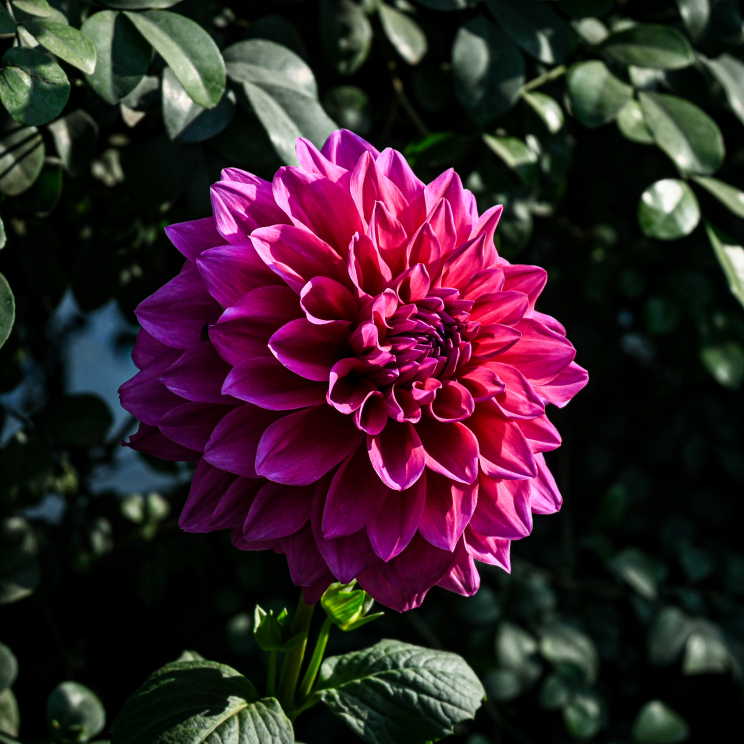
#> input picture DSC 17/image.jpeg, 2974 x 2974 px, found by its file name (shown at 1/4 size)
$ jupyter execute img_cryption.ipynb
#> lines starting #> are read from the running program, lines starting #| are printed output that depends on the picture; after the words box and inside, x2 and y2 are one past the last pixel; in counts of white or black regions, pixels touching at a corner belong together; long printed decimals are rounded
[cell 1]
import cv2
import numpy as np
import os

# -----------------------------
# Logistic Map Generator
# -----------------------------
def logistic_map(x0, r, size):

    sequence = np.zeros(size)
    sequence[0] = x0

    for i in range(1, size):
        sequence[i] = r * sequence[i-1] * (1 - sequence[i-1])

    return sequence


# -----------------------------
# Image Encryption Function
# -----------------------------
def encrypt_image(image, x0=0.54321, r=3.99):

    rows, cols = image.shape
    total_pixels = rows * cols

    chaotic_seq = logistic_map(x0, r, total_pixels + 100)[100:]

    flat_img = image.flatten()

    # Permutation
    perm_indices = np.argsort(chaotic_seq)
    permuted = flat_img[perm_indices]

    # Key stream
    key_stream = np.uint8(np.mod(np.floor(chaotic_seq * 1e14), 256))

    cipher = np.zeros_like(permuted)

    # Forward diffusion
    cipher[0] = permuted[0] ^ key_stream[0]

    for i in range(1, total_pixels):
        cipher[i] = permuted[i] ^ key_stream[i] ^ cipher[i-1]

    encrypted_image = cipher.reshape(rows, cols)

    return encrypted_image


# -----------------------------
# NPCR and UACI Calculation
# -----------------------------
def calculate_npcr_uaci(img1, img2):

    rows, cols = img1.shape
    total_pixels = rows * cols

    diff = np.where(img1 != img2, 1, 0)

    npcr = np.sum(diff) / total_pixels * 100

    abs_diff = np.abs(img1.astype(float) - img2.astype(float))

    uaci = np.sum(abs_diff) / (255 * total_pixels) * 100

    return npcr, uaci


# -----------------------------
# Main Program
# -----------------------------
if __name__ == "__main__":

    # Load image
    image_path = r"C:\Users\me\test-practice-others\image.jpeg"

    if not os.path.exists(image_path):
        print(f"Error: Image file not found at {image_path}")
    else:
        image = cv2.imread(image_path)
#> image is the input picture: shape (2974, 2974, 3); mean B, G, R 42, 33.9, 56

        if image is None:
            print(f"Error: Could not read image from {image_path}")
        else:
            # Resize for standard testing
            image = cv2.resize(image, (256,256))
#> image: shape (256, 256, 3)

            # Convert to grayscale
            gray = cv2.cvtColor(image, cv2.COLOR_BGR2GRAY)

            # Encrypt original image
            cipher1 = encrypt_image(gray)
#> in encrypt_image, `encrypted_image = cipher.reshape(rows, cols)`:
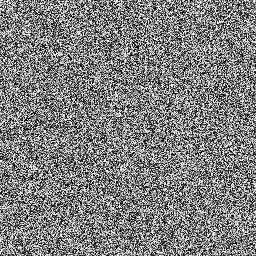
#> encrypted_image: shape (256, 256); min 0, max 255, mean 127.4

            # Modify one pixel
            modified = gray.copy()
            modified[0,0] = np.uint8((int(modified[0,0]) + 1) % 256)
#> modified: shape (256, 256); min 0, max 254, mean 41.4

            # Encrypt modified image
            cipher2 = encrypt_image(modified)

            # Calculate NPCR and UACI
            npcr, uaci = calculate_npcr_uaci(cipher1, cipher2)
#> in calculate_npcr_uaci, `diff = np.where(img1 != img2, 1, 0)`:
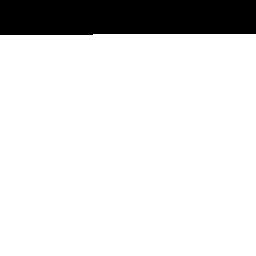
#> diff: shape (256, 256) int64; values 0 (black) and 1 (white), 86.6% white; 1 black region, box (x1, y1, x2, y2) and area: (0, 0, 256, 35) 8797
#> in calculate_npcr_uaci, `npcr = np.sum(diff) / total_pixels * 100`: npcr = 86.58
#> in calculate_npcr_uaci, `uaci = np.sum(abs_diff) / (255 * total_pixels) * 100`: uaci = 0.34
#> npcr = 86.58; uaci = 0.34

            print("Encryption Results")
            print("-------------------")
            print(f"NPCR: {npcr:.2f}%")
#| NPCR: 86.58%
            print(f"UACI: {uaci:.2f}%")
#| UACI: 0.34%

            # Save images
            cv2.imwrite("original.png", gray)
            cv2.imwrite("encrypted1.png", cipher1)
            cv2.imwrite("encrypted2.png", cipher2)

            print("Images saved successfully.")

[cell 2]
import cv2
import numpy as np
import os

# -----------------------------
# Logistic Map Generator
# -----------------------------
def logistic_map(x0, r, size):

    seq = np.zeros(size)
    seq[0] = x0

    for i in range(1, size):
        seq[i] = r * seq[i-1] * (1 - seq[i-1])

    return seq


# -----------------------------
# Encryption Function
# -----------------------------
def encrypt_image(img, x0=0.5678, r=3.99):

    rows, cols = img.shape
    total = rows * cols

    chaotic_seq = logistic_map(x0, r, total + 100)[100:]

    flat = img.flatten()

    # Permutation
    perm_index = np.argsort(chaotic_seq)
    scrambled = flat[perm_index]

    # Key stream
    key = np.uint8(np.mod(np.floor(chaotic_seq * 1e14), 256))

    # -----------------------------
    # PASS 1 : Forward diffusion
    # -----------------------------
    c1 = np.zeros_like(scrambled)

    iv1 = key[-1]

    c1[0] = scrambled[0] ^ key[0] ^ iv1

    for i in range(1, total):
        c1[i] = scrambled[i] ^ key[i] ^ c1[i-1]

    # -----------------------------
    # PASS 2 : Backward diffusion
    # -----------------------------
    c2 = np.zeros_like(c1)

    iv2 = key[0]

    c2[-1] = c1[-1] ^ key[-1] ^ iv2

    for i in range(total-2, -1, -1):
        c2[i] = c1[i] ^ key[i] ^ c2[i+1]

    return c2.reshape(rows, cols)


# -----------------------------
# NPCR + UACI
# -----------------------------
def calculate_npcr_uaci(c1, c2):

    rows, cols = c1.shape
    total = rows * cols

    diff = np.where(c1 != c2, 1, 0)
    npcr = np.sum(diff) / total * 100

    abs_diff = np.abs(c1.astype(float) - c2.astype(float))
    uaci = np.sum(abs_diff) / (255 * total) * 100

    return npcr, uaci


# -----------------------------
# MAIN PROGRAM
# -----------------------------
if __name__ == "__main__":

    image_path = r"C:\Users\me\test-practice-others\image.jpeg"

    if not os.path.exists(image_path):
        print(f"Error: Image file not found at {image_path}")
    else:
        img = cv2.imread(image_path)

        if img is None:
            print(f"Error: Could not read image from {image_path}")
        else:
            img = cv2.resize(img, (256,256))

            gray = cv2.cvtColor(img, cv2.COLOR_BGR2GRAY)

            # encrypt original
            cipher1 = encrypt_image(gray)

            # modify one pixel
            modified = gray.copy()
            modified[0,0] = np.uint8((int(modified[0,0]) + 1) % 256)

            # encrypt modified
            cipher2 = encrypt_image(modified)
#> call 2 of encrypt_image, with x0 = 0.568, r = 3.99

            # calculate metrics
            npcr, uaci = calculate_npcr_uaci(cipher1, cipher2)
#> in calculate_npcr_uaci, `diff = np.where(c1 != c2, 1, 0)`:
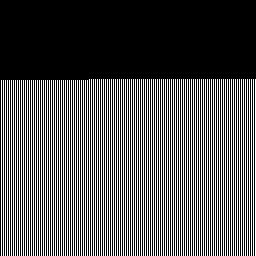
#> diff: shape (256, 256) int64; values 0 (black) and 1 (white), 34.5% white in thin lines or dots, all inside (x1, y1, x2, y2) = (1, 79, 256, 256)
#> in calculate_npcr_uaci, `npcr = np.sum(diff) / total * 100`: npcr = 34.5
#> in calculate_npcr_uaci, `uaci = np.sum(abs_diff) / (255 * total) * 100`: uaci = 0.135
#> npcr = 34.5; uaci = 0.135

            print("Results")
            print("NPCR =", npcr, "%")
#| NPCR = 34.503 %
            print("UACI =", uaci, "%")
#| UACI = 0.1353 %

            cv2.imwrite("original.png", gray)
            cv2.imwrite("encrypted1.png", cipher1)
            cv2.imwrite("encrypted2.png", cipher2)

[cell 3]
import cv2
import numpy as np
import os

# AES-like S-box for better substitution
SBOX = np.array([
    0x63, 0x7c, 0x77, 0x7b, 0xf2, 0x6b, 0x6f, 0xc5, 0x30, 0x01, 0x67, 0x2b, 0xfe, 0xd7, 0xab, 0x76,
    0xca, 0x82, 0xc9, 0x7d, 0xfa, 0x59, 0x47, 0xf0, 0xad, 0xd4, 0xa2, 0xaf, 0x9c, 0xa4, 0x72, 0xc0,
    0xb7, 0xfd, 0x93, 0x26, 0x36, 0x3f, 0xf7, 0xcc, 0x34, 0xa5, 0xe5, 0xf1, 0x71, 0xd8, 0x31, 0x15,
    0x04, 0xc7, 0x23, 0xc3, 0x18, 0x96, 0x05, 0x9a, 0x07, 0x12, 0x80, 0xe2, 0xeb, 0x27, 0xb2, 0x75,
    0x09, 0x83, 0x2c, 0x1a, 0x1b, 0x6e, 0x5a, 0xa0, 0x52, 0x3b, 0xd6, 0xb3, 0x29, 0xe3, 0x2f, 0x84,
    0x53, 0xd1, 0x00, 0xed, 0x20, 0xfc, 0xb1, 0x5b, 0x6a, 0xcb, 0xbe, 0x39, 0x4a, 0x4c, 0x58, 0xcf,
    0xd0, 0xef, 0xaa, 0xfb, 0x43, 0x4d, 0x33, 0x85, 0x45, 0xf9, 0x02, 0x7f, 0x50, 0x3c, 0x9f, 0xa8,
    0x51, 0xa3, 0x40, 0x8f, 0x92, 0x9d, 0x38, 0xf5, 0xbc, 0xb6, 0xda, 0x21, 0x10, 0xff, 0xf3, 0xd2,
    0xcd, 0x0c, 0x13, 0xec, 0x5f, 0x97, 0x44, 0x17, 0xc4, 0xa7, 0x7e, 0x3d, 0x64, 0x5d, 0x19, 0x73,
    0x60, 0x81, 0x4f, 0xdc, 0x22, 0x2a, 0x90, 0x88, 0x46, 0xee, 0xb8, 0x14, 0xde, 0x5e, 0x0b, 0xdb,
    0xe0, 0x32, 0x3a, 0x0a, 0x49, 0x06, 0x24, 0x5e, 0xc2, 0xd3, 0xac, 0x62, 0x91, 0x95, 0xe4, 0x79,
    0xe7, 0xc8, 0x37, 0x6d, 0x8d, 0xd5, 0x4e, 0xa9, 0x6c, 0x56, 0xf4, 0xea, 0x65, 0x7a, 0xae, 0x08,
    0xba, 0x78, 0x25, 0x2e, 0x1c, 0xa6, 0xb4, 0xc6, 0xe8, 0xd7, 0x4b, 0x55, 0xcf, 0x34, 0xc5, 0x84,
    0xcb, 0xc6, 0x2f, 0x40, 0x58, 0xcf, 0xd0, 0xef, 0xaa, 0xfb, 0x43, 0x4d, 0x33, 0x85, 0x45, 0xf9,
    0x02, 0x7f, 0x50, 0x3c, 0x9f, 0xa8, 0x51, 0xa3, 0x40, 0x8f, 0x92, 0x9d, 0x38, 0xf5, 0xbc, 0xb6,
    0xda, 0x21, 0x10, 0xff, 0xf3, 0xd2, 0xcd, 0x0c, 0x13, 0xec, 0x5f, 0x97, 0x44, 0x17, 0xc4, 0xa7
], dtype=np.uint8)

# Enhanced Logistic Map
def logistic_map(x0, r, size):
    seq = np.zeros(size)
    x = x0
    for i in range(size):
        x = r * x * (1 - x)
        seq[i] = x
    return seq

# Tent Map
def tent_map(x0, size):
    seq = np.zeros(size)
    x = x0
    for i in range(size):
        if x < 0.5:
            x = 2 * x
        else:
            x = 2 * (1 - x)
        seq[i] = x
    return seq

# Advanced Multi-Round Encryption
def encrypt_image(img, x0=0.123456, r=3.9999, rounds=4):
    rows, cols = img.shape
    total = rows * cols

    # Generate chaotic sequences
    chaotic1 = logistic_map(x0, r, total + 100)[100:]
    chaotic2 = tent_map(0.456789, total + 100)[100:]

    encrypted = img.flatten().astype(np.uint16)

    for round_num in range(rounds):
        # --- PERMUTATION PHASE ---
        perm_key = (chaotic1 * 1e10 + chaotic2 * 1e8) % (total)
        perm_indices = np.argsort(perm_key)
        encrypted = encrypted[perm_indices]

        # --- SUBSTITUTION PHASE ---
        encrypted_byte = np.uint8(encrypted % 256)
        encrypted_byte = SBOX[encrypted_byte]
        encrypted = encrypted_byte.astype(np.uint16)

        # --- DIFFUSION PHASE 1 (Forward) ---
        key1 = np.uint8(np.mod(np.floor(chaotic1 * 1e14), 256))
        key2 = np.uint8(np.mod(np.floor(chaotic2 * 1e14), 256))

        encrypted[0] = (encrypted[0] ^ key1[0] ^ key2[0]) % 256
        for i in range(1, total):
            encrypted[i] = (encrypted[i] ^ key1[i] ^ key2[i] ^ encrypted[i-1]) % 256

        # --- DIFFUSION PHASE 2 (Backward) ---
        encrypted[-1] = (encrypted[-1] ^ key1[-1]) % 256
        for i in range(total - 2, -1, -1):
            encrypted[i] = (encrypted[i] ^ key2[i] ^ encrypted[i+1]) % 256

        # --- 2D SHUFFLING (Rows and Columns) ---
        encrypted_2d = encrypted.reshape(rows, cols)

        # Row shift
        for i in range(rows):
            shift = (int(chaotic1[i] * 100)) % cols
            encrypted_2d[i] = np.roll(encrypted_2d[i], shift)

        # Column shift
        for j in range(cols):
            shift = (int(chaotic2[j] * 100)) % rows
            encrypted_2d[:, j] = np.roll(encrypted_2d[:, j], shift)

        encrypted = encrypted_2d.flatten().astype(np.uint16)

    return np.uint8(encrypted % 256).reshape(rows, cols)

# NPCR + UACI Calculation
def calculate_npcr_uaci(c1, c2):
    rows, cols = c1.shape
    total = rows * cols

    diff = np.where(c1 != c2, 1, 0)
    npcr = np.sum(diff) / total * 100

    abs_diff = np.abs(c1.astype(float) - c2.astype(float))
    uaci = np.sum(abs_diff) / (255 * total) * 100

    return npcr, uaci

# MAIN PROGRAM
if __name__ == "__main__":

    image_path = r"C:\Users\me\test-practice-others\image.jpeg"

    if not os.path.exists(image_path):
        print(f"Error: Image file not found at {image_path}")
    else:
        img = cv2.imread(image_path)

        if img is None:
            print(f"Error: Could not read image from {image_path}")
        else:
            img = cv2.resize(img, (256, 256))
            gray = cv2.cvtColor(img, cv2.COLOR_BGR2GRAY)

            # Encrypt original
            cipher1 = encrypt_image(gray, x0=0.123456, r=3.9999, rounds=4)
#> after the loop in encrypt_image, `for round_num in range(rounds):`:
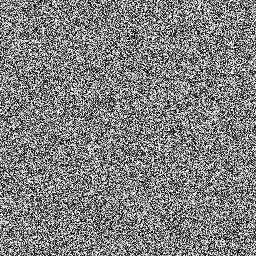
#> encrypted_2d: shape (256, 256) uint16; min 0, max 255, mean 127.8

            # Modify one pixel
            modified = gray.copy()
            modified[0, 0] = np.uint8((int(modified[0, 0]) + 1) % 256)

            # Encrypt modified
            cipher2 = encrypt_image(modified, x0=0.123456, r=3.9999, rounds=4)
#> call 2 of encrypt_image, with x0 = 0.123, r = 4, rounds = 4
#> after the loop in encrypt_image (call 2), `for round_num in range(rounds):`:
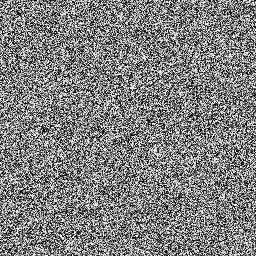
#> encrypted_2d: shape (256, 256) uint16; min 0, max 255, mean 128.2

            # Calculate metrics
            npcr, uaci = calculate_npcr_uaci(cipher1, cipher2)
#> in calculate_npcr_uaci, `diff = np.where(c1 != c2, 1, 0)`: diff: shape (256, 256) int64; values 0 (black) and 1 (white), 99.6% white; black in thin lines or dots
#> in calculate_npcr_uaci, `npcr = np.sum(diff) / total * 100`: npcr = 99.57
#> in calculate_npcr_uaci, `abs_diff = np.abs(c1.astype(float) - c2.astype(float))`:
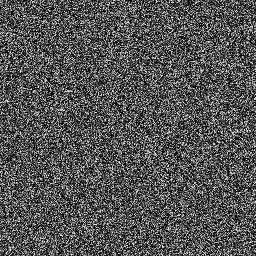
#> abs_diff: shape (256, 256) float64; min 0, max 254, mean 85.2
#> in calculate_npcr_uaci, `uaci = np.sum(abs_diff) / (255 * total) * 100`: uaci = 33.4
#> npcr = 99.57; uaci = 33.4

            print("=" * 50)
            print("ADVANCED ENCRYPTION RESULTS")
            print("=" * 50)
            print(f"NPCR: {npcr:.2f}%")
#| NPCR: 99.57%
            print(f"UACI: {uaci:.2f}%")
#| UACI: 33.40%
            print(f"Method: 4-Round Multi-Chaotic Encryption")
            print(f"Features: Logistic + Tent map, S-box, 2D shuffle")
            print("=" * 50)

            cv2.imwrite("original.png", gray)
            cv2.imwrite("encrypted1.png", cipher1)
            cv2.imwrite("encrypted2.png", cipher2)
            print("Images saved successfully.")

[cell 4]
import cv2
import numpy as np
import os

def generate_logistic_key(x0, r, size):
    sequence = np.zeros(size)
    sequence[0] = x0
    for i in range(1, size):
        sequence[i] = r * sequence[i-1] * (1 - sequence[i-1])
    return sequence

def encrypt_image_v4(img_array, x0_base, r):
    rows, cols = img_array.shape
    total_pixels = rows * cols

    # Plaintext-Dependent Key
    image_sum = np.sum(img_array)
    x_dynamic = (x0_base + (image_sum / (255.0 * total_pixels))) % 1.0
    if x_dynamic <= 0:
        x_dynamic = 0.5

    # Generating Key & Permutation
    chaotic_seq = generate_logistic_key(x_dynamic, r, total_pixels + 100)[100:]
    flat_img = img_array.flatten()
    sort_indices = np.argsort(chaotic_seq)
    scrambled_img = flat_img[sort_indices]
    key_stream = np.uint8(np.mod(np.floor(chaotic_seq * (10**14)), 256))

    # Pass 1: Forward Chaining
    c1 = np.zeros_like(scrambled_img)
    iv1 = key_stream[-1]
    c1[0] = scrambled_img[0] ^ key_stream[0] ^ iv1
    for i in range(1, total_pixels):
        c1[i] = scrambled_img[i] ^ key_stream[i] ^ c1[i-1]

    # Pass 2: Backward Chaining
    c2 = np.zeros_like(c1)
    iv2 = key_stream[0]
    c2[-1] = c1[-1] ^ key_stream[-1] ^ iv2
    for i in range(total_pixels - 2, -1, -1):
        c2[i] = c1[i] ^ key_stream[i] ^ c2[i+1]

    return c2.reshape(rows, cols)

def calculate_npcr_uaci(c1, c2):
    w, h = c1.shape
    total_pixels = w * h

    diff = np.where(c1 != c2, 1, 0)
    npcr = (np.sum(diff) / total_pixels) * 100

    c1_float = c1.astype(np.float32)
    c2_float = c2.astype(np.float32)
    abs_diff = np.abs(c1_float - c2_float)
    uaci = (np.sum(abs_diff) / (255 * total_pixels)) * 100

    return npcr, uaci

# MAIN PROGRAM
if __name__ == "__main__":

    image_path = r"C:\Users\me\test-practice-others\DSC 17\image.jpeg"

    if not os.path.exists(image_path):
        print(f"Error: Image file not found at {image_path}")
    else:
        img = cv2.imread(image_path)

        if img is None:
            print(f"Error: Could not read image from {image_path}")
        else:
            # Resize and convert to grayscale
            img = cv2.resize(img, (256, 256))
            gray = cv2.cvtColor(img, cv2.COLOR_BGR2GRAY)

            # Encrypt original image
            x0_base = 0.3456
            r = 3.99
            cipher1 = encrypt_image_v4(gray, x0_base, r)
#> in encrypt_image_v4, `image_sum = np.sum(img_array)`: image_sum = 2711375
#> in encrypt_image_v4, `x_dynamic = (x0_base + (image_sum / (255.0 * total_pixels))) % 1.0`: x_dynamic = 0.508
#> in encrypt_image_v4, `iv1 = key_stream[-1]`: iv1 = 119
#> in encrypt_image_v4, `iv2 = key_stream[0]`: iv2 = 189
#> in encrypt_image_v4, `return c2.reshape(rows, cols)`:
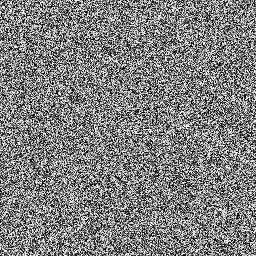
#> returned value: shape (256, 256); min 0, max 255, mean 127.7

            # Modify one pixel
            modified = gray.copy()
            modified[0, 0] = np.uint8((int(modified[0, 0]) + 1) % 256)

            # Encrypt modified image
            cipher2 = encrypt_image_v4(modified, x0_base, r)
#> call 2 of encrypt_image_v4, with x0_base = 0.346, r = 3.99
#> in encrypt_image_v4 (call 2), `image_sum = np.sum(img_array)`: image_sum = 2711376
#> in encrypt_image_v4 (call 2), `iv1 = key_stream[-1]`: iv1 = 54
#> in encrypt_image_v4 (call 2), `iv2 = key_stream[0]`: iv2 = 196
#> in encrypt_image_v4 (call 2), `return c2.reshape(rows, cols)`:
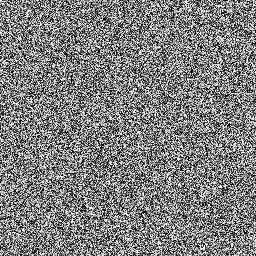
#> returned value: shape (256, 256); min 0, max 255, mean 127

            # Calculate NPCR and UACI
            npcr, uaci = calculate_npcr_uaci(cipher1, cipher2)
#> in calculate_npcr_uaci, `diff = np.where(c1 != c2, 1, 0)`:
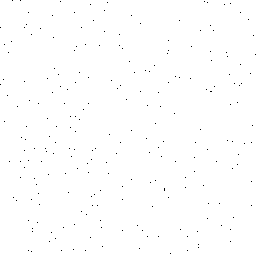
#> diff: shape (256, 256) int64; values 0 (black) and 1 (white), 99.7% white; black in thin lines or dots
#> in calculate_npcr_uaci, `npcr = (np.sum(diff) / total_pixels) * 100`: npcr = 99.65
#> in calculate_npcr_uaci, `abs_diff = np.abs(c1_float - c2_float)`:
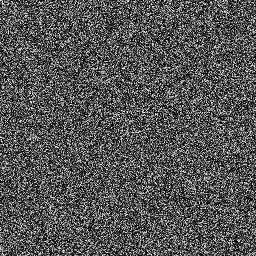
#> abs_diff: shape (256, 256) float32; min 0, max 255, mean 85.2
#> in calculate_npcr_uaci, `uaci = (np.sum(abs_diff) / (255 * total_pixels)) * 100`: uaci = 33.42
#> npcr = 99.65; uaci = 33.42

            print("=" * 50)
            print("PLAINTEXT-DEPENDENT ENCRYPTION RESULTS")
            print("=" * 50)
            print(f"NPCR: {npcr:.2f}%")
#| NPCR: 99.65%
            print(f"UACI: {uaci:.2f}%")
#| UACI: 33.42%
            print(f"Method: Plaintext-Dependent Key + Dual-Pass Chaining")
            print("=" * 50)

            # Save images
            cv2.imwrite("original.png", gray)
            cv2.imwrite("encrypted1.png", cipher1)
            cv2.imwrite("encrypted2.png", cipher2)
            print("Images saved successfully.")
